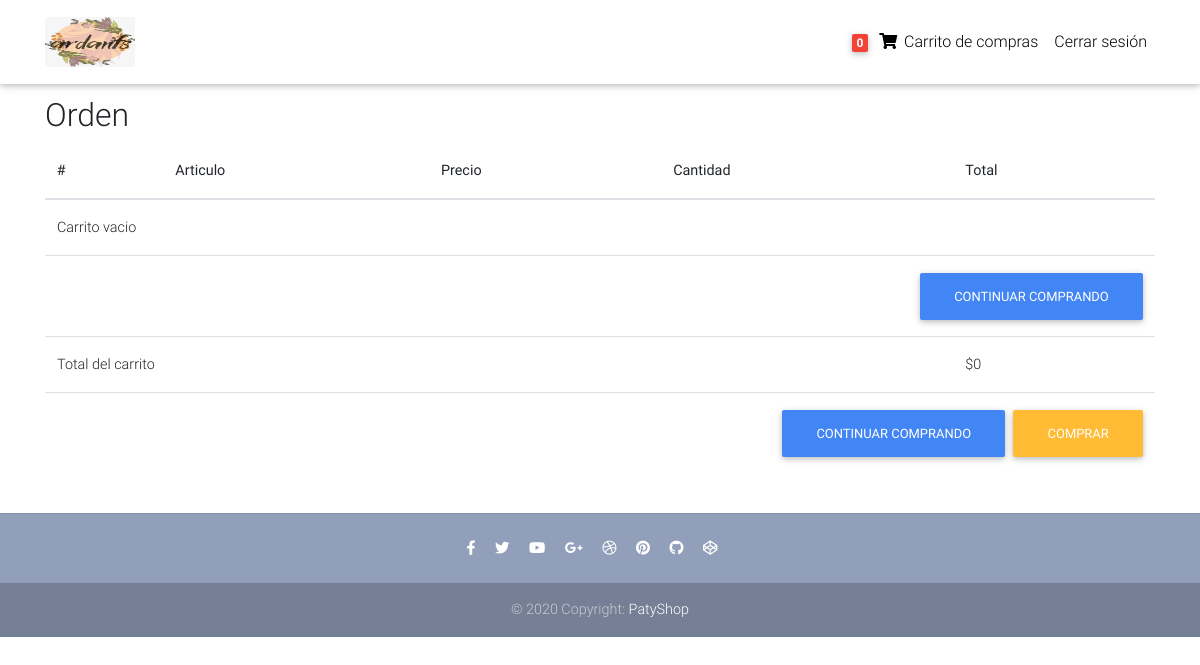
/order-summary/ (signed in), run on an earlier commit of the app's database.
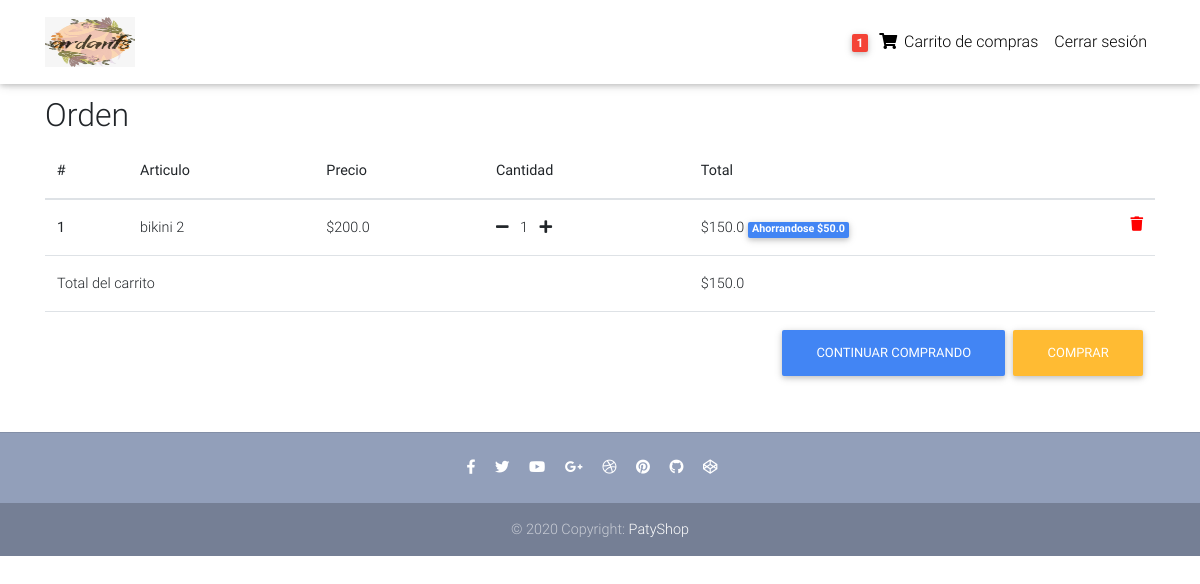
And on a later commit of the database.
### core/models.py (models this page shows, shortened)
class Order(models.Model):
    user = models.ForeignKey(settings.AUTH_USER_MODEL, on_delete= models.CASCADE)
    ordered = models.BooleanField(default=False)
    items = models.ManyToManyField(OrderItem)
    start_date = models.DateTimeField(auto_now= True)
    ordered_date = models.DateTimeField()
    billing_address = models.ForeignKey('BillingAddress', on_delete=models.CASCADE, blank = True, null = True)
    def get_total(self):
        total = 0
        for order_item in self.items.all():
            total += order_item.get_final_price()
        return total

class OrderItem(models.Model):
    item = models.ForeignKey(Item, on_delete= models.CASCADE)
    quantity = models.IntegerField(default= 1)
    user = models.ForeignKey(settings.AUTH_USER_MODEL, on_delete= models.CASCADE, blank = True, null = True)
    ordered = models.BooleanField(default=False)
    def get_total_item_price(self):
        return self.quantity * self.item.price
    def get_total_discount_item_price(self):
        return self.quantity * self.item.discount_price
    def get_amount_saved(self):
        return self.get_total_item_price() - self.get_total_discount_item_price()
    def get_final_price(self):
        if self.item.discount_price:
            return self.get_total_discount_item_price()
        return self.get_total_item_price()

class Item(models.Model):
    title = models.CharField(max_length = 100)
    price = models.FloatField()
    discount_price = models.FloatField(blank=True, null=True)
    category = models.CharField(choices=CATEGORY_CHOICES, max_length = 2)
    label = models.CharField(choices=LABEL_CHOICES, max_length = 2)
    slug = models.SlugField()
    discount_price = models.FloatField(blank=True, null=True)
    description = models.TextField()

### core/views.py (the view)
# urls.py: path('order-summary/', OrderSummaryView.as_view() ,name='order-summary'),
class OrderSummaryView(LoginRequiredMixin,View):
    def get(self, *args , **kwargs):
        try:
            order = Order.objects.get(user = self.request.user, ordered = False)
            context = {
                'object': order
            }
            return render(self.request,'order_summary.html', context)
        except ObjectDoesNotExist:
            messages.error(request, "No tienes una orden activa")
            return redirect("/")

### core/templatetags/cart_template_cart.py (called while the page is built)
@register.filter
def cart_item_count(user):
    if user.is_authenticated:
        qs = Order.objects.filter(user = user, ordered = False)
        if qs.exists():
            return qs[0].items.count()
    return 0

### templates/order_summary.html
{% extends 'base.html' %}
{% block content %}
<main>
    <div class="container">
        <h2>Orden</h2>
        <div class="table-responsive nowrap">
            <table class="table">
              <thead>
                <tr>
                  <th scope="col">#</th>
                  <th scope="col">Articulo</th>
                  <th scope="col">Precio</th>
                  <th scope="col">Cantidad</th>
                  <th scope="col">Total</th>
                </tr>
              </thead>
              <tbody>
                {% for order_item in object.items.all %}
                    <tr>
                    <th scope="row">{{forloop.counter}}</th>
                    <td>{{order_item.item.title}}</td>
                    <td>${{order_item.item.price}}</td>
                        <td>
                            <a href="{% url 'core:remove-single-item-from-cart' order_item.item.slug %}">
                                <i class="fas fa-minus mr-2"></i>
                            </a>
                            {{order_item.quantity}}
                            <a href="{% url 'core:add-to-cart' order_item.item.slug %}">
                                <i class="fas fa-plus ml-2"></i>
                            </a>
                        </td>
                    <td>
                        {% if order_item.item.discount_price %}
                            ${{order_item.get_total_discount_item_price}}
                        <span class="badge badge-primary">Ahorrandose ${{order_item.get_amount_saved}}</span>
                        {% else %}
                            ${{order_item.get_total_item_price}}
                        {% endif %}
                        <a style="color:red;" href="{% url 'core:remove-from-cart' order_item.item.slug %}">
                            <i class="fas fa-trash float-right"></i>
                        </a>
                    </td>
                    </tr>
                {% empty %}
                <tr>
                    <td colspan="5">
                        Carrito vacio
                    </td>
                </tr>
                <tr>
                    <td colspan="5">
                        <a class="btn btn-primary float-right" href="/">
                            Continuar comprando
                        </a>
                    </td>
                </tr>
                {% endfor %}
                    <tr>
                        <td colspan="4">Total del carrito</td>
                        <td colspan="5">
                            ${{object.get_total}}
                        </td>
                    </tr>
                    <tr>
                        <td colspan="5">
                            <a class="btn btn-warning float-right ml-2" href="/checkout/">
                                Comprar
                            </a>
                            <a class="btn btn-primary float-right" href="/">
                                Continuar comprando
                            </a>
                        </td>
                    </tr>
              </tbody>
            </table>
          </div>
    </div>
</main>
{% endblock %}

### templates/base.html (shortened to what this page needs)
{% load static %}
{% load cart_template_cart %}
<!DOCTYPE html>
<html lang="en">
<head>
    <link rel="stylesheet" href="https://use.fontawesome.com/releases/v5.11.2/css/all.css">
    <link href=" {% static 'css/bootstrap.min.css' %}" rel="stylesheet">
    <link href=" {% static 'css/mdb.min.css' %}" rel="stylesheet">
    <link href=" {% static 'css/style.min.css' %}" rel="stylesheet">
</head>
<body>
  <nav class="navbar fixed-top navbar-expand-lg navbar-light white scrolling-navbar">
    <div class="container">
      <a class="navbar-brand" href="/">
        <img src="{% static 'img/logo.jpeg' %}" width="90" height="50" alt="">
      </a>
      <div class="collapse navbar-collapse" id="navbarSupportedContent">
        <ul class="navbar-nav nav-flex-icons">
          {% if request.user.is_authenticated %}
            <li class="nav-item">
              <a class="nav-link waves-effect" href="{% url 'core:order-summary' %}">
                <span class="badge red z-depth-1 mr-1"> {{request.user|cart_item_count}} </span>
                <i class="fas fa-shopping-cart"></i>
                <span class="clearfix d-none d-sm-inline-block"> Carrito de compras </span>
              </a>
            </li>
            <li class="nav-item">
              <a class="nav-link waves-effect" href="{% url 'account_logout' %}">
                <span class="clearfix d-none d-sm-inline-block"> Cerrar sesión </span>
              </a>
            </li>
          {% endif %}
        </ul>
      </div>
    </div>
  </nav>
  <div class="mt-5 pt-5">
    </div>
    <div id="content">
        {% block content %}{% endblock %}
    </div>
  <footer class="page-footer text-center font-small mt-4 wow fadeIn">
    <hr class="my-4">
    <div class="pb-4">
      <a href="https://www.facebook.com/mdbootstrap" target="_blank">
        <i class="fab fa-facebook-f mr-3"></i>
      </a>
      <a href="}https://twitter.com/MDBootstrap" target="_blank">
        <i class="fab fa-twitter mr-3"></i>
      </a>
      <a href="https://www.youtube.com/watch?v=7MUISDJ5ZZ4" target="_blank">
        <i class="fab fa-youtube mr-3"></i>
      </a>
      <a href="https://plus.google.com/u/0/b/107863090883699620484" target="_blank">
        <i class="fab fa-google-plus-g mr-3"></i>
      </a>
      <a href="https://dribbble.com/mdbootstrap" target="_blank">
        <i class="fab fa-dribbble mr-3"></i>
      </a>
      <a href="https://pinterest.com/mdbootstrap" target="_blank">
        <i class="fab fa-pinterest mr-3"></i>
      </a>
      <a href="https://github.com/mdbootstrap/bootstrap-material-design" target="_blank">
        <i class="fab fa-github mr-3"></i>
      </a>
      <a href="http://codepen.io/mdbootstrap/" target="_blank">
        <i class="fab fa-codepen mr-3"></i>
      </a>
    </div>
    <div class="footer-copyright py-3">
      © 2020 Copyright:
      <a href="https://mdbootstrap.com/education/bootstrap/" target="_blank"> PatyShop</a>
    </div>
  </footer>
</body>
</html>

### templates/base.html (style rules this page uses)
html, body, header, .carousel { height: 60vh; }

What changed in the data, as far as the page shows it:
removed Order: get_total "0"
added OrderItem: item "bikini 2", item.price "200.0", quantity "1", get_total_discount_item_price "150.0", get_amount_saved "50.0"
added Order: get_total "150.0"
Also different on the page:
{{ request.user|cart_item_count }}: "0" → "1"
text no longer shown: "Carrito vacio CONTINUAR COMPRANDO"
